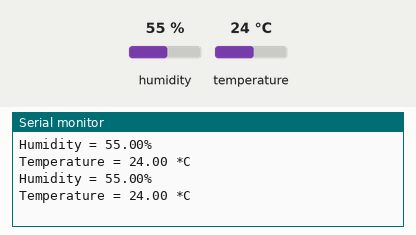
The sketch below on a simulated Arduino Uno, built with avr-gcc and run on an emulated ATmega328P. On the bench: the last lines printed to the serial monitor. The test bench sets the inputs (shaded band); at power-on: humidity 55 %, temperature 24 °C.

Above: at 5.8 s.
5.9 s: humidity set to 22 %
At 11.4 s:
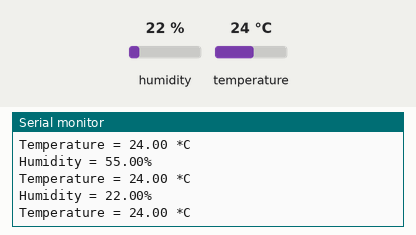
11.9 s: temperature set to 12 °C
At 16.1 s:
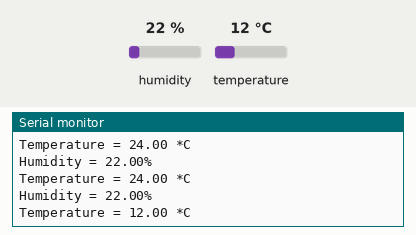
17.9 s: humidity set to 40 %
At 20.8 s:
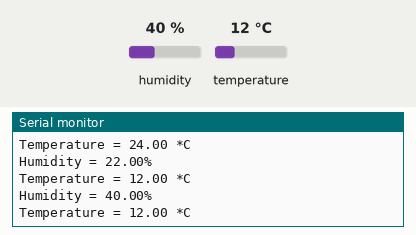
Timing chart, 0 to 22.3 s (numbered marks = the images above; inputs shaded):
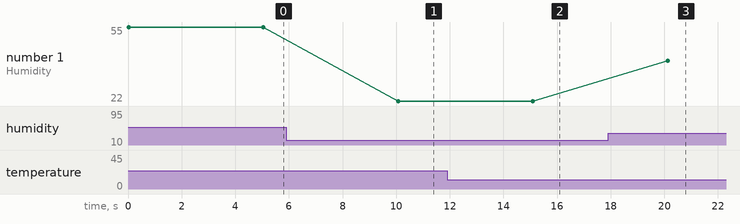

Measured:
- after the input at 5.9 s, the serial monitor: prints a new line after 4.2 s (image 1)
- after the input at 11.9 s, the serial monitor: prints a new line after 3.2 s (image 2)
- after the input at 17.9 s, the serial monitor: prints a new line after 2.2 s (image 3)
- plotted number 1: 55 → 22 after the input at 5.9 s, 22 → 40 after the input at 17.9 s

The sketch:

humidity_temp_expt_dht11.ino
```cpp
#include<DHT.h>
#define DHTPIN A1
#define DHTTYPE DHT11
DHT dht(DHTPIN, DHTTYPE);
void setup() {
  dht.begin();
  Serial.begin(9600);
}

void loop() {
  float h = dht.readHumidity();
  float t = dht.readTemperature();
  Serial.println();
  Serial.print("Humidity = ");
  Serial.print(h);
  Serial.println("%");
  Serial.println();
  Serial.print("Temperature = ");
  Serial.print(t);
  Serial.println(" *C");
  delay(5000);

}
```
